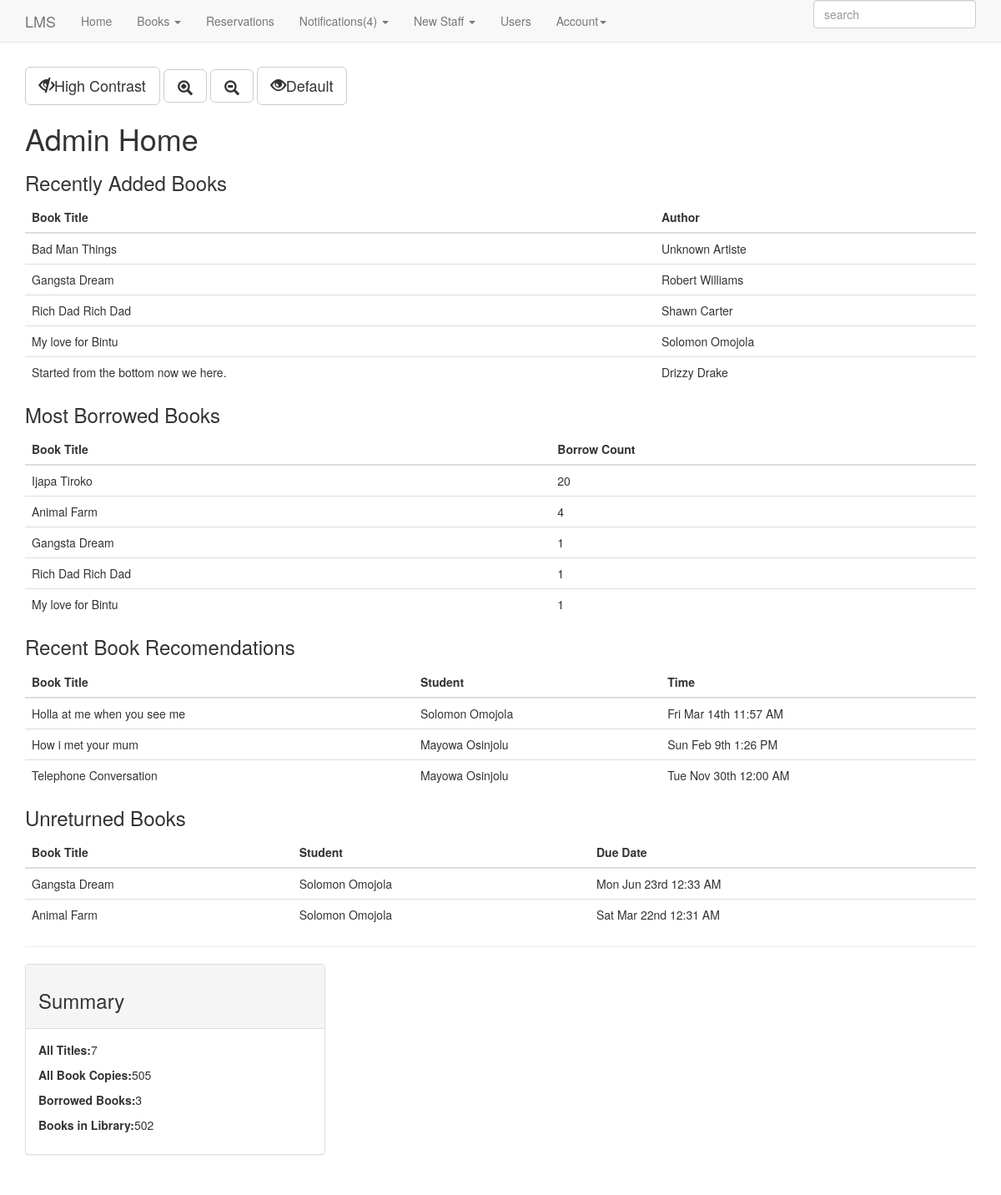
/pages/admin_index.php (signed in), run on the app's committed database.
### tables this page shows
CREATE TABLE IF NOT EXISTS `book` (
  `id` int(11) NOT NULL AUTO_INCREMENT,
  `isbn` int(10) NOT NULL,
  `title` varchar(100) NOT NULL,
  `author` varchar(100) NOT NULL,
  `year` year(4) NOT NULL,
  `status` tinyint(1) DEFAULT NULL,
  `quantity` int(100) DEFAULT NULL,
  `borrowed` int(100) NOT NULL,
  `remaining` int(100) NOT NULL,
  `category` varchar(30) NOT NULL,
  `type` varchar(30) NOT NULL,
  `borrowCount` int(10) NOT NULL,
  `timeAdded` timestamp NULL DEFAULT NULL,
  `increaseTime` timestamp NOT NULL DEFAULT '0000-00-00 00:00:00',
  `addedBy` int(11) NOT NULL,
  PRIMARY KEY (`id`),
  UNIQUE KEY `isbn` (`isbn`)
);

CREATE TABLE IF NOT EXISTS `feedback` (
  `id` int(11) NOT NULL AUTO_INCREMENT,
  `student` int(11) NOT NULL,
  `title` varchar(200) NOT NULL,
  `year` year(4) NOT NULL,
  `author` varchar(200) NOT NULL,
  `time` timestamp NOT NULL DEFAULT CURRENT_TIMESTAMP ON UPDATE CURRENT_TIMESTAMP,
  `seen` tinyint(4) NOT NULL DEFAULT '0',
  PRIMARY KEY (`id`)
);

CREATE TABLE IF NOT EXISTS `student` (
  `id` int(11) NOT NULL AUTO_INCREMENT,
  `studentNo` int(20) NOT NULL,
  `isActive` tinyint(4) NOT NULL,
  `firstName` varchar(50) NOT NULL,
  `lastName` varchar(50) NOT NULL,
  `regDate` timestamp NOT NULL DEFAULT CURRENT_TIMESTAMP ON UPDATE CURRENT_TIMESTAMP,
  `lastLogin` timestamp NOT NULL DEFAULT '0000-00-00 00:00:00',
  `password` varchar(100) NOT NULL,
  `approvalDate` timestamp NOT NULL DEFAULT '0000-00-00 00:00:00',
  `email` varchar(50) NOT NULL,
  `dob` date NOT NULL,
  `address` varchar(200) NOT NULL,
  PRIMARY KEY (`id`),
  UNIQUE KEY `matricNo` (`studentNo`)
);

CREATE TABLE IF NOT EXISTS `booking` (
  `id` int(11) NOT NULL AUTO_INCREMENT,
  `student` int(11) NOT NULL,
  `bookTitle` varchar(100) NOT NULL,
  `returnDateTime` timestamp NOT NULL DEFAULT CURRENT_TIMESTAMP ON UPDATE CURRENT_TIMESTAMP,
  `dateTime` timestamp NOT NULL DEFAULT '0000-00-00 00:00:00',
  `isReturned` tinyint(4) NOT NULL,
  `isOverdue` tinyint(4) NOT NULL,
  `book` int(11) NOT NULL,
  `isExpired` tinyint(4) NOT NULL,
  `isClaimed` tinyint(4) NOT NULL,
  `expiryDate` timestamp NOT NULL DEFAULT '0000-00-00 00:00:00',
  `dueDate` timestamp NOT NULL DEFAULT '0000-00-00 00:00:00',
  PRIMARY KEY (`id`)
);

### config.php (called while the page is built, shortened)
<?php
    $dbname="library";
    $dbhost="localhost";
    $dbuser="library";
    $dbpass="library";
?>

### classes/DataModel.php (called while the page is built, shortened)
<?php include_once '../helper/functions.php'; ?>
<?php
    abstract class DataModel {
        private static $db;
        public static function connectDB(){
            include '../config.php';
            self::$db =  new mysqli("$dbhost", "$dbuser", "$dbpass", "$dbname");
            return self::$db;
        }
        public static function filter($table, $fields){
            $queryType = "filter";
            include '../helper/retrieve_data.php';
            return $querySet;
        }
        public static function xfilter($table, $fields, $orderBy, $limit){
            $queryType = "xfilter";
            include '../helper/retrieve_data.php';
            return $querySet;
        }
        public static function get($table, $fields){
            include '../helper/retrieve_data.php';
            return $dataobj;
        }
    }
?>

### helper/retrieve_data.php (called while the page is built, shortened)
<?php
    $query = "";
    if ($queryType == "filter" && $fields == "ALL") {
        $query = "SELECT * FROM {$table}";
        $result = self::$db->query($query);
    }elseif($queryType == "xfilter" && $fields == "ALL"){
        if($limit != ""){
            $query = "SELECT * FROM {$table} ORDER BY {$orderBy} DESC LIMIT {$limit}";
        }else{
            $query = "SELECT * FROM {$table} ORDER BY {$orderBy} DESC";
        }
        $result = self::$db->query($query);
    }elseif($queryType=="get" || $queryType=="filter" || $queryType=="xfilter"){
        self::$filters = [];
        foreach($fields as $key => $value){
            if (property_exists($table, $key)){
                self::$filters[$key] = $value;
            }
        }
        $first_clause_value = reset(self::$filters);
        $first_clause_key = key(self::$filters);
        unset(self::$filters[$first_clause_key]);
        if ($first_clause_key && !is_null($first_clause_value)){
            $query = "SELECT * FROM {$table} ";
            $query .= "WHERE {$first_clause_key} = ";
            $query .= "'";
            $query .= "{$first_clause_value}";
            $query .= "'";
        }
        if ($queryType == "xfilter"){
            $query .= " ORDER BY {$orderBy} DESC LIMIT {$limit}";
        }
        $result = self::$db->query($query);
    }
    if ($queryType == "filter" or $queryType == "xfilter") {
        $querySet = array();
        while($dataobj = $result->fetch_object()) {
            $dataobj = objToObj($dataobj, $table);
            $querySet[] = $dataobj;
        }
    } else {
    }
?>

### scripts/admin/index.php (called while the page is built, shortened)
<?php
    $recentBooks = Book::xfilter("Book", "ALL","timeAdded", 5);
    $mostBorrowed = Book::xfilter("Book", "ALL", "borrowCount", 5);
    $recentRequests = Feedback::xfilter("Feedback", "ALL", "time", 5);
    if(count($recentRequests)>0){
        foreach($recentRequests as $request){
            $stdnt = Student::get("Student", array("studentNo"=>$request->student));
            $request->student = $stdnt;
        }
    }
    $booksOut = Booking::xfilter("Booking", array("isReturned"=>0), "dueDate", 5);
    if(count($booksOut)>0){
        foreach($booksOut as $booking){
            $stdnt = Student::get("Student", array("studentNo"=>$booking ->student));
            $booking->student = $stdnt;
        }
    }
    $allTitles = Book::filter("Book", "ALL");
    $allTitleCount = count($allTitles);
    $allBookCount = 0;
    $inStockCount = 0;
    $borrwedCount = 0;
    if(count($allTitles)>0){
        foreach ($allTitles as $title){
            $allBookCount += $title->quantity;
            $inStockCount += $title->remaining;
            $borrwedCount += $title->borrowed;
        }
    }
?>

### helper/functions.php (called while the page is built, shortened)
<?php
    function objToObj($instance, $endClass){
        return unserialize(sprintf(
            'O:%d:"%s"%s',
            strlen($endClass),
            $endClass,
            strstr(strstr(serialize($instance), '"'), ':')
        ));
    }
?>

### pages/admin_index.php (the view, shortened to what this page needs)
<?php
    include_once "../scripts/admin/index.php";
    if(!isset($content)){
        $content ="";
    }
    $content .= "
        <h3>Recently Added Books</h3>
        <table class='table table-hover'>
            <thead>
                <th>Book Title</th>
                <th>Author</th>
            </thead>
    ";
    $dl = 0;
    foreach($recentBooks as $book){
        if($dl == 0){
            $content .= "<tr class='light'>";
            $dl = 1;
        }else{
            $content .= "<tr class='dark'>";
            $dl = 0;
        }
        $content .= "
                <td>{$book->title}</td>
                <td>{$book->author}</td>
            </tr>
        ";
    }
    $content .= "</table>";
    $dl = 0;
    $content .= "
        <h3>Most Borrowed Books</h3>
        <table class='table table-hover'>
            <thead>
                <th>Book Title</th>
                <th>Borrow Count</th>
            </thead>
    ";
    foreach($mostBorrowed as $book){
        if($dl == 0){
            $content .= "<tr class='light'>";
            $dl = 1;
        }else{
            $content .= "<tr class='dark'>";
            $dl = 0;
        }
        $content .= "
                <td>{$book->title}</td>
                <td>{$book->borrowCount}</td>
            </tr>
        ";
    }
    $content .= "</table>";
    $content .= "<h3>Recent Book Recomendations</h3>";
    $content .= "
                <table class='table table-hover'>
                    <thead>
                        <th>Book Title</th>
                        <th>Student</th>
                        <th>Time</th>
                </thead>";
    $dl = 0;
    if(count($recentRequests)>0){
        foreach($recentRequests as $request){
            if($dl == 0){
                $content .= "<tr class='light'>";
                $dl = 1;
            }else{
                $content .= "<tr class='dark'>";
                $dl = 0;
            }
            $content .="
                        <td>{$request->title}</td>
                        <td>{$request->student->firstName} {$request->student->lastName}</td>
                        <td>";
            $content .= date('D M jS g:i A',strtotime($request->time));
            $content .= "</td>
                    </tr>
                ";
        }
        $content .= "</table>";
    }else{
        $content .= "There are no requests!";
    }
    $content .= "<h3>Unreturned Books</h3>";
    $dl = 0;
    if(count($booksOut)>0){
        $content .= "<table class='table table-hover'>
                    <thead>
                        <th>Book Title</th>
                        <th>Student</th>
                        <th>Due Date</th>
                    </thead>";
        foreach($booksOut as $booking){
            if($dl == 0){
                $content .= "<tr class='light'>";
                $dl = 1;
            }else{
                $content .= "<tr class='dark'>";
                $dl = 0;
            }
            $content .= "
                        <td>{$booking->bookTitle}</td>
                        <td>{$booking->student->firstName} {$booking->student->lastName}</td><td>";
            $content .=date('D M jS g:i A',strtotime($booking->dueDate));
            $content .="</td></tr>";
        }
        $content .= "</table>";
    }else{
        $content .= "There are no unreturned books.";
    }
    $content .= "
        <hr/>
        <div class='row'>
            <div class='col-sm-4'>
                <div class='panel panel-default'>
                    <div class='panel-heading'>
                        <h3>Summary</h3>
                    </div>
                    <div class='panel-body'>
                        <p><b>All Titles:</b>{$allTitleCount}</p>
                        <p><b>All Book Copies:</b>{$allBookCount}</p>
                        <p><b>Borrowed Books:</b>{$borrwedCount}</p>
                        <p><b>Books in Library:</b>{$inStockCount}</p>
                    </div>
                </div>
            </div>
        </div>
    ";
    include_once "includes/template.php";
?>

### pages/includes/lms.css (style rules this page uses)
body { padding-top: 80px; padding-bottom: 30px; }

### data on the page
book: title "Bad Man Things", author "Unknown Artiste"
book: title "Gangsta Dream", author "Robert Williams", borrowCount "1"
book: title "Rich Dad Rich Dad", author "Shawn Carter", borrowCount "1"
book: title "My love for Bintu", author "Solomon Omojola", borrowCount "1"
book: title "Started from the bottom now we here.", author "Drizzy Drake"
book: title "Ijapa Tiroko", borrowCount "20"
book: title "Animal Farm", borrowCount "4"
feedback: title "Holla at me when you see me", value "Fri Mar 14th 11:57 AM"
student: firstName "Solomon", lastName "Omojola"
feedback: title "How i met your mum", value "Sun Feb 9th 1:26 PM"
student: firstName "Mayowa", lastName "Osinjolu"
feedback: title "Telephone Conversation", value "Tue Nov 30th 12:00 AM"
booking: bookTitle "Gangsta Dream", value "Mon Jun 23rd 12:33 AM"
booking: bookTitle "Animal Farm", value "Sat Mar 22nd 12:31 AM"

### other printed values
count($pendings) + count($unread) + count($unseen) "4"
$pgDesc "Admin Home"
$allTitleCount "7"
$allBookCount "505"
$borrwedCount "3"
$inStockCount "502"
